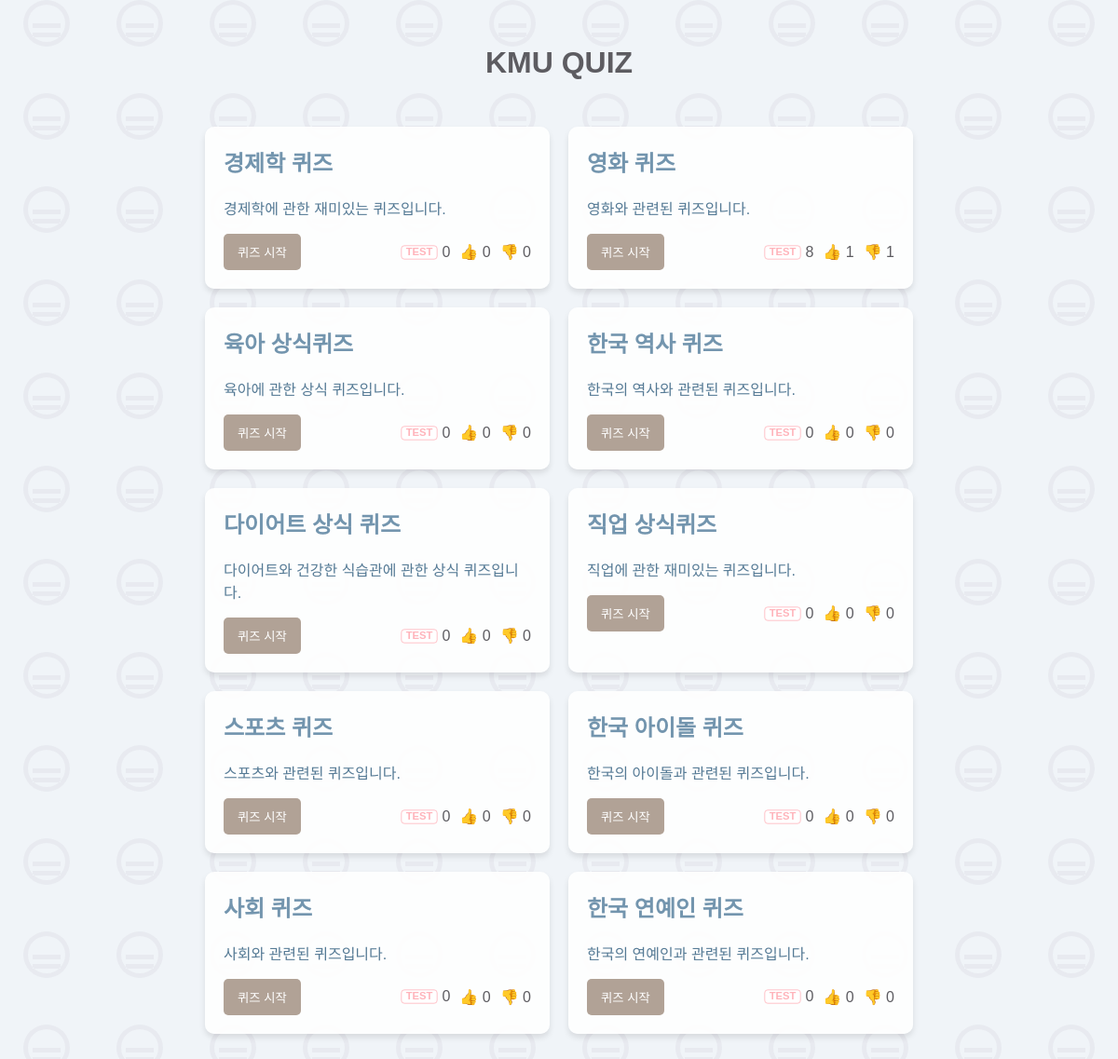
The page / on the database its author committed.
### quiz/models.py (models this page shows, shortened)
class Test(models.Model):
    title = models.CharField(max_length=100, null=False, blank=False, verbose_name="제목")
    description = models.TextField(null=True, blank=True, verbose_name="설명")
    thumbnail = models.ImageField(null=True, blank=True, upload_to='thumbnail/', verbose_name="썸네일")
    engagement = models.IntegerField(default=0, verbose_name="참여수")
    likes = models.IntegerField(default=0, verbose_name="좋아요")
    dislikes = models.IntegerField(default=0, verbose_name="싫어요")  # 새로 추가된 필드
    created_at = models.DateTimeField(auto_now_add=True, verbose_name="생성일")
    updated_at = models.DateTimeField(auto_now=True, verbose_name="수정일")
    class Meta:
        db_table = "tests"
        verbose_name = "테스트"
        verbose_name_plural = "01. 테스트"

### quiz/views.py (the view)
# urls.py: path('', MainPageView.as_view(), name='main_page'),
class MainPageView(ListView):
    model = Test
    template_name = 'quiz/main.html'
    context_object_name = 'tests'

### quiz/templates/quiz/main.html (shortened to what this page needs)
{% extends 'base.html' %} {% block content %}
<h1>KMU QUIZ</h1>
<div class="quiz-grid">
	{% for test in tests %}
	<div class="quiz-item">
		<h2>{{ test.title }}</h2>
		<p>{{ test.description }}</p>
		<div
			class="quiz-buttons-and-stats"
			style="display: flex; justify-content: space-between; align-items: center"
		>
			<button
				onclick="location.href='{% url 'start_quiz' test.id %}'"
				class="quiz-start-button"
				style="margin-right: 10px"
			>
				퀴즈 시작
			</button>
			<div
				class="quiz-stats"
				style="display: flex; align-items: center; gap: 10px"
			>
				<span class="engagement" style="display: flex; align-items: center">
					<svg
						xmlns="http://www.w3.org/2000/svg"
						viewBox="0 0 100 40"
						width="40px"
						height="30px"
					>
						<text
							x="50"
							y="28"
							font-family="Arial, sans-serif"
							font-size="28"
							font-weight="bold"
							text-anchor="middle"
							fill="#FFB3BA"
						>
							TEST
						</text>
					</svg>
					<span style="vertical-align: middle">{{ test.engagement }}</span>
				</span>
				<span class="likes">👍 {{ test.likes }}</span>
				<span class="dislikes">👎 {{ test.dislikes }}</span>
			</div>
		</div>
	</div>
	{% endfor %}
</div>
{% endblock %}

### quiz/static/css/style.css (style rules this page uses)
body { background-color: #f0f4f8; font-family: Arial, sans-serif; color: #5d5c61; }
h1 { color: #5d5c61; text-align: center; margin-bottom: 30px; }
button { background-color: #b1a296; color: white; border: none; padding: 10px 15px; border-radius: 5px; cursor: pointer; transition: background-color 0.3s ease; }
.quiz-grid { display: grid; grid-template-columns: repeat(auto-fit, minmax(250px, 1fr)); gap: 20px; padding: 20px; }
.quiz-item { background-color: rgba(255, 255, 255, 0.9); border-radius: 10px; padding: 20px; box-shadow: 0 4px 6px rgba(0, 0, 0, 0.1); transition: transform 0.3s ease; }
.quiz-item h2 { color: #7395ae; margin-top: 0; }
.quiz-item p { color: #557a95; }

### rows shown on the page
Test: title "경제학 퀴즈", description "경제학에 관한 재미있는 퀴즈입니다.", engagement "0", likes "0", dislikes "0"
Test: title "영화 퀴즈", description "영화와 관련된 퀴즈입니다.", engagement "8", likes "1", dislikes "1"
Test: title "육아 상식퀴즈", description "육아에 관한 상식 퀴즈입니다.", engagement "0", likes "0", dislikes "0"
Test: title "한국 역사 퀴즈", description "한국의 역사와 관련된 퀴즈입니다.", engagement "0", likes "0", dislikes "0"
Test: title "다이어트 상식 퀴즈", description "다이어트와 건강한 식습관에 관한 상식 퀴즈입니다.", engagement "0", likes "0", dislikes "0"
Test: title "직업 상식퀴즈", description "직업에 관한 재미있는 퀴즈입니다.", engagement "0", likes "0", dislikes "0"
Test: title "스포츠 퀴즈", description "스포츠와 관련된 퀴즈입니다.", engagement "0", likes "0", dislikes "0"
Test: title "한국 아이돌 퀴즈", description "한국의 아이돌과 관련된 퀴즈입니다.", engagement "0", likes "0", dislikes "0"
Test: title "사회 퀴즈", description "사회와 관련된 퀴즈입니다.", engagement "0", likes "0", dislikes "0"
Test: title "한국 연예인 퀴즈", description "한국의 연예인과 관련된 퀴즈입니다.", engagement "0", likes "0", dislikes "0"
